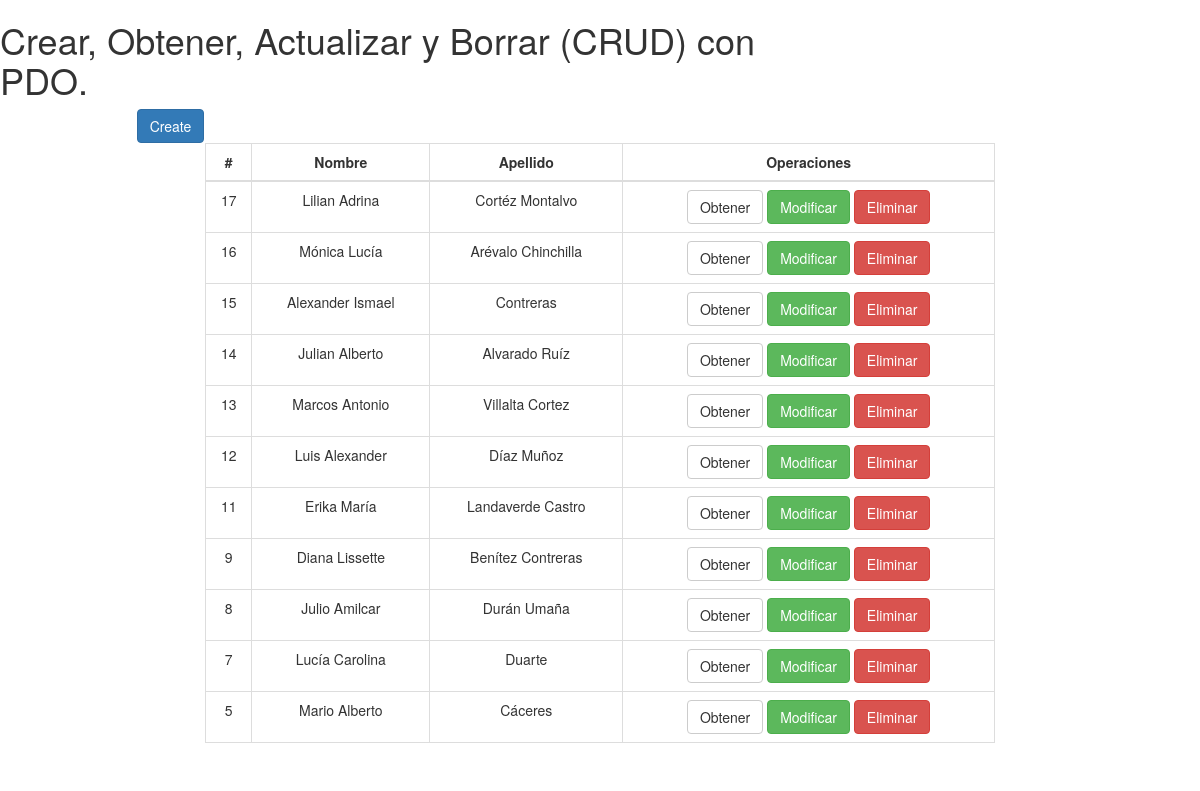
The page / on the database its author committed.
### tables this page shows
CREATE TABLE `usuario` (
  `idusuario` int(11) NOT NULL,
  `nombre` varchar(30) DEFAULT NULL,
  `apellido` varchar(25) DEFAULT NULL,
  `codigo` varchar(32) DEFAULT NULL,
  `edad` int(2) DEFAULT NULL,
  `genero` varchar(1) DEFAULT NULL,
  `ciudad` varchar(40) DEFAULT NULL
);

### index.php (the view, shortened to what this page needs)
<!DOCTYPE html>
<html lang="es">
<head>
    <link rel="stylesheet" href="css/bootstrap.min.css" />
</head>
<body>
<div class="content">
	<div class="row">
		<div class="col-md-12">
			<div class="row">
				<div class="col-offset-2 col-md-8">
					<h1>Crear, Obtener, Actualizar y Borrar (CRUD) con PDO.</h1>
				</div>
			</div>
		</div>
	</div>
	<div class="row">
		<div class="col-offset-2 col-md-8">
			<div class="row">
				<div class="col-md-offset-2 col-md-8">
					<a href="create.php" class="btn btn-primary">Create</a>
				</div>
			</div>
		</div>
	</div>
    <div class="row">
        <div class="col-md-offset-2 col-md-8">
			<table class="table table-bordered">
				<thead >
					<tr>
						<th class="text-center">#</th>
						<th class="text-center">Nombre</th>
						<th class="text-center">Apellido</th>
						<th class="text-center">Operaciones</th>
					</tr>
				</thead>
				<tbody>
					<?php
						$pdocn = Database::connect();
						$sql = ('SELECT * FROM usuario ORDER BY idusuario DESC');
						foreach ($pdocn->query($sql) as $row) {
						echo 	'<tr>
									<td class="text-center">'.$row["idusuario"].'</td>
									<td class="text-center">'.$row["nombre"].'</td>
									<td class="text-center">'.$row["apellido"].'</td>
									<td class="text-center">
										<a href="read.php?id='.$row["idusuario"].'" class="btn btn-default">Obtener</a>
										<a href="update.php?id='.$row["idusuario"].'" class="btn btn-success">Modificar</a>
										<a href="read.php?id='.$row["idusuario"].'" class="btn btn-danger">Eliminar</a>
									</td>
								</tr>';
						}
					 ?>
				</tbody>
			</table>
        </div>
    </div>
</div>
</body>
</html>

### rows shown on the page
usuario: idusuario "17", nombre "Lilian Adrina", apellido "Cortéz Montalvo"
usuario: idusuario "16", nombre "Mónica Lucía", apellido "Arévalo Chinchilla"
usuario: idusuario "15", nombre "Alexander Ismael", apellido "Contreras"
usuario: idusuario "14", nombre "Julian Alberto", apellido "Alvarado Ruíz"
usuario: idusuario "13", nombre "Marcos Antonio", apellido "Villalta Cortez"
usuario: idusuario "12", nombre "Luis Alexander", apellido "Díaz Muñoz"
usuario: idusuario "11", nombre "Erika María", apellido "Landaverde Castro"
usuario: idusuario "9", nombre "Diana Lissette", apellido "Benítez Contreras"
usuario: idusuario "8", nombre "Julio Amilcar", apellido "Durán Umaña"
usuario: idusuario "7", nombre "Lucía Carolina", apellido "Duarte"
usuario: idusuario "5", nombre "Mario Alberto", apellido "Cáceres"
